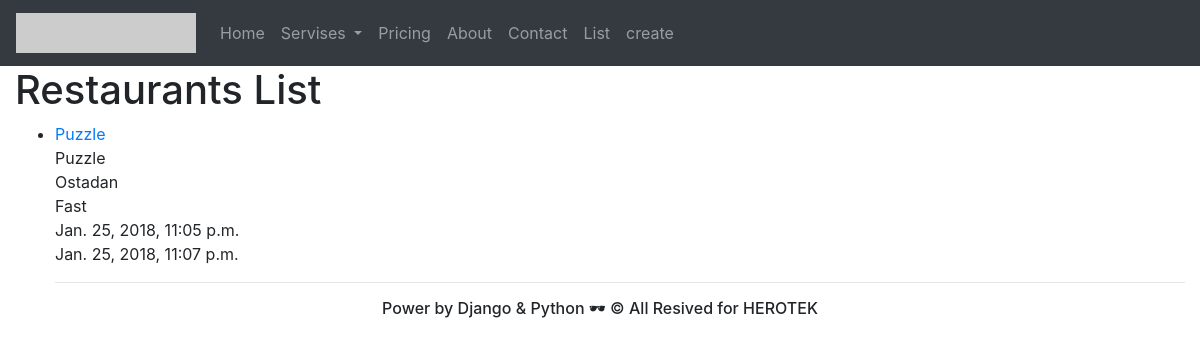
The app's page /restaurants/, older data.
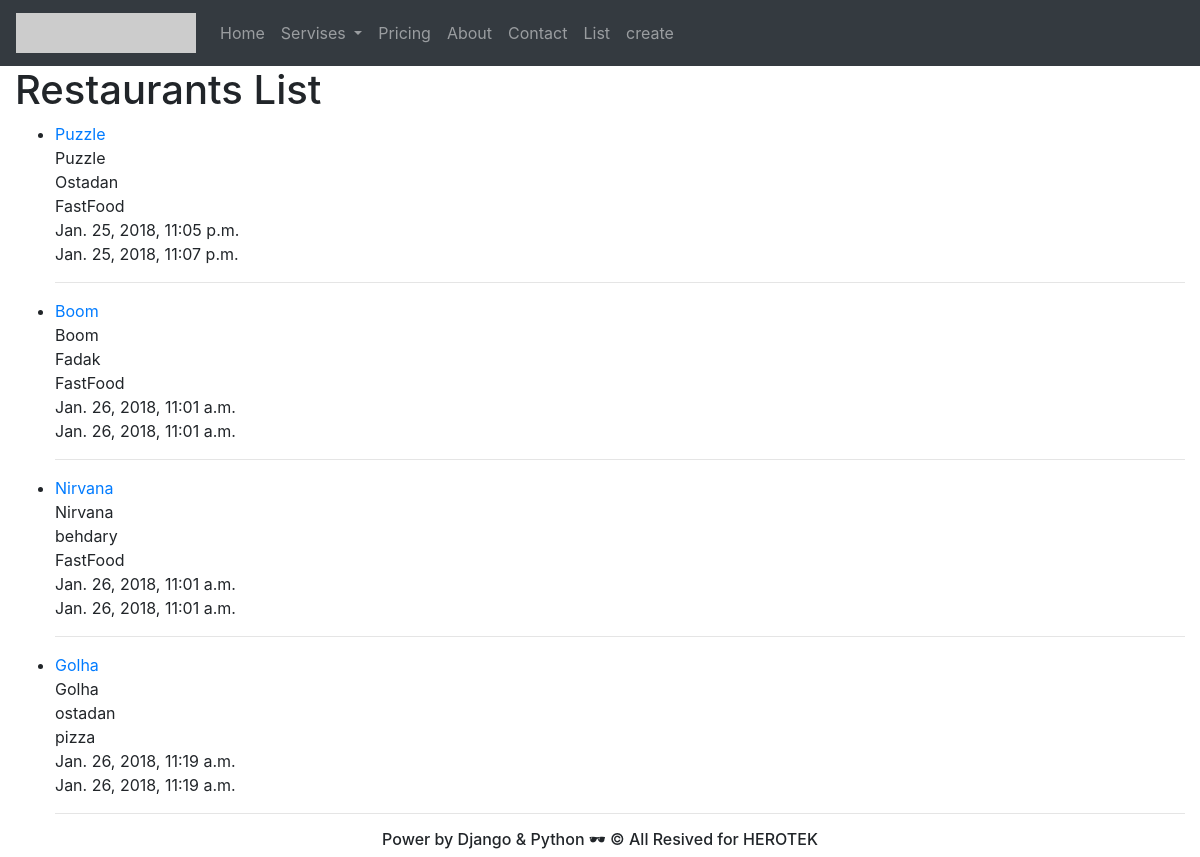
The same page, newer data.
### restaurants/models.py (models this page shows, shortened)
class RestaurantLocation(models.Model):
    name = models.CharField(max_length=120)
    location = models.CharField(max_length=120, null=True, blank=True)
    category = models.CharField(max_length=120, null=True, blank=True)
    timestamp = models.DateTimeField(auto_now_add=True)
    updated = models.DateTimeField(auto_now=True)
    slug = models.SlugField(null=True, blank=True)
    def __str__(self):
        return self.name

### restaurants/views.py (the view)
# urls.py: url(r'^restaurants/$', RestaurantListView.as_view()),
class RestaurantListView(ListView):
    def get_queryset(self):
        slug = self.kwargs.get("slug")
        if slug:
            queryset = RestaurantLocation.objects.filter(
                Q(category__iexact=slug) |
                Q(category__icontains=slug)
            )
        else:
            queryset = RestaurantLocation.objects.all()
        return queryset

### restaurants/templates/restaurants/restaurantlocation_list.html (shortened to what this page needs)
{% extends "base.html" %}
{% block content %}
<h1> Restaurants List </h1>
<ul>
{% for obj in object_list %}
    <li><a href="/restaurants/{{ obj.slug }}/"> {{ obj }} </a> <br> {{ obj.name }} <br> {{ obj.location }} <br> {{ obj.category }} <br> {{ obj.timestamp }}<br> {{ obj.updated }}</li> <hr>
{% endfor %}
</ul>
{% endblock content %}

### templates/base.html (shortened to what this page needs)
<!DOCTYPE html>
<html lang="en">
<head>
{% include 'snippets/css.html' %}
</head>
<body>
{% include 'snippets/nav.html' %}
<div class="container-fluid">
{% block content %}
{% endblock content %}
</div>
{% include 'snippets/footer.html' %}
</body>
</html>

### templates/snippets/css.html (shortened to what this page needs)
<link rel="stylesheet" href="https://maxcdn.bootstrapcdn.com/bootstrap/4.0.0/css/bootstrap.min.css">
<link rel="stylesheet" href="https://cdnjs.cloudflare.com/ajax/libs/hover.css/2.1.1/css/hover-min.css" media="all">

### templates/snippets/nav.html (shortened to what this page needs)
<nav class="navbar sticky-top navbar-expand-lg navbar-dark bg-dark">
  <a class="navbar-brand" href="#"><img src="http://via.placeholder.com/150x30" width="180" height="40" class="d-inline-block align-top" alt=""></a>
  <div class="collapse navbar-collapse" id="navbarNav">
    <ul class="navbar-nav ">
      <li class="nav-item">
        <a class="nav-link" href="/">Home</a>
      </li>
        <li class="nav-item dropdown">
        <a class="nav-link dropdown-toggle" href="#" id="navbarDropdownMenuLink" data-toggle="dropdown" aria-haspopup="true" aria-expanded="false">
          Servises
        </a>
      </li>
      <li class="nav-item">
        <a class="nav-link" href="/about/">Pricing</a>
      </li>
      <li class="nav-item">
        <a class="nav-link" href="/about/">About</a>
      </li>
      <li class="nav-item">
        <a class="nav-link" href="/contact/">Contact</a>
      </li>
      <li class="nav-item">
        <a class="nav-link" href="/restaurants/">List</a>
      </li>
      <li class="nav-item">
        <a class="nav-link" href="/restaurants/create">create</a>
      </li>
    </ul>
  </div>
</nav>

### templates/snippets/footer.html
<h6 class="text-center">Power by Django & Python 🕶 © All Resived for HEROTEK</h6>

Row changes from the older to the newer data that the page shows:
changed RestaurantLocation "Puzzle": category "Fast" → "FastFood"
added RestaurantLocation: name "Boom", location "Fadak", category "FastFood", timestamp "Jan. 26, 2018, 11:01 a.m.", updated "Jan. 26, 2018, 11:01 a.m."
added RestaurantLocation: name "Nirvana", location "behdary", category "FastFood", timestamp "Jan. 26, 2018, 11:01 a.m.", updated "Jan. 26, 2018, 11:01 a.m."
added RestaurantLocation: name "Golha", location "ostadan", category "pizza", timestamp "Jan. 26, 2018, 11:19 a.m.", updated "Jan. 26, 2018, 11:19 a.m."
